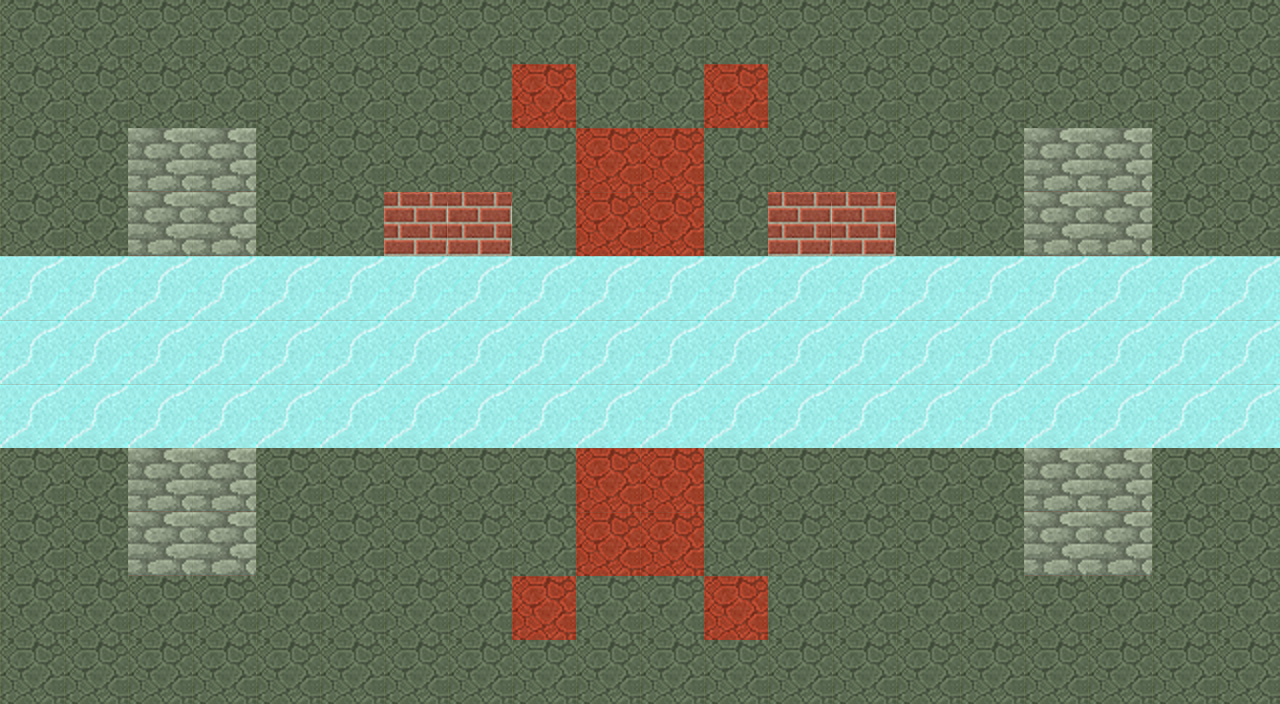

This is a level from a 2D game, rendered from its Tiled map with the project's own tilesets. A one-line summary and the map file follow, with tile-layer data summarised:
An orthogonal 20x11 tile map with 64x64 px tiles, 1 tile layer (Background) and 15 objects (SpawnUp, SpawnLeft, SpawnDown, SpawnRight, start).

<map version="1.0" orientation="orthogonal" renderorder="right-down" width="20" height="11" tilewidth="64" tileheight="64" nextobjectid="23">
 <tileset firstgid="1" name="64" tilewidth="64" tileheight="64" tilecount="196" columns="14">
  <image source="64.png" trans="aa5500" width="896" height="896" />
 </tileset>
 <layer name="Background" width="20" height="11">
  <data>[220 cells, 220 non-empty, 5 distinct tile ids]</data>
 </layer>
 <objectgroup name="SpawnList">
  <object id="1" name="SpawnUp" x="608" y="0" width="64" height="64" />
  <object id="4" name="SpawnLeft" x="0" y="320" width="64" height="64" />
  <object id="5" name="SpawnDown" x="608" y="640" width="64" height="64" />
  <object id="6" name="SpawnRight" x="1214" y="320" width="64" height="64" />
  <object id="7" name="start" x="608" y="320" width="64" height="64" />
 </objectgroup>
 <objectgroup name="Wall">
  <object id="8" x="128" y="128" width="128" height="128" />
  <object id="9" x="1024" y="128" width="128" height="128" />
  <object id="21" x="128" y="448" width="128" height="128" />
  <object id="22" x="1024" y="448" width="128" height="128" />
 </objectgroup>
 <objectgroup name="Damage">
  <object id="10" x="512" y="64" width="64" height="64" />
  <object id="11" x="704" y="64" width="64" height="64" />
  <object id="12" x="576" y="128" width="128" height="128" />
  <object id="13" x="576" y="448" width="128" height="128" />
  <object id="14" x="512" y="576" width="64" height="64" />
  <object id="15" x="704" y="576" width="64" height="64" />
 </objectgroup>
</map>
